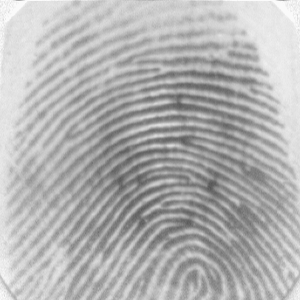
#> input picture assets/101_1.tif, 300 x 300 px
$ python -i ekstrakcja.py   (imports and definitions only)   (older library calls are emulated)
#> lines starting #> are read from the running program, lines starting #| are printed output that depends on the picture; after the words box and inside, x2 and y2 are one past the last pixel; in counts of white or black regions, pixels touching at a corner belong together
import math
import cv2
import numpy as np
import json
from scipy.signal import wiener
import os


#przetwarzanie obrazu
def preprocess(img):
    # konwersja do skali szarości
    img_gray = cv2.cvtColor(img, cv2.COLOR_BGR2GRAY)

    # normalizacja
    clahe = cv2.createCLAHE(clipLimit=1.0, tileGridSize=(8, 8))
    img_norm = clahe.apply(img_gray)

    # filtracja Gaborowa
    img_gabor = gabor_filter(img_norm)
    img_gabor = cv2.normalize(img_gabor, None, 0, 255, cv2.NORM_MINMAX).astype(np.uint8)

    # filtracja medianowa
    img_filtered = cv2.medianBlur(img_norm, 5)

    # progowanie - konwersja na obraz binarny
    img_thresh = cv2.adaptiveThreshold(img_filtered, 255, cv2.ADAPTIVE_THRESH_MEAN_C,
                                       cv2.THRESH_BINARY, 31, 5)

    # operacje morfologiczne - otwarcie
    kernel = np.ones((3, 3), np.uint8)
    img_morph = cv2.morphologyEx(img_thresh, cv2.MORPH_OPEN, kernel)

    # tworzenie mozaiki do wyświetlania obrazów
    img_mosaic = create_mosaic([img_gray, img_norm, img_gabor, img_morph], ["Gray", "CLAHE", "Gabor", "Morph"])

    # wyświetlenie mozaiki
    cv2.imshow("Etapy przetwarzania obrazu", img_mosaic)
    cv2.waitKey(0)
    cv2.destroyAllWindows()

    return img_morph


# Filtracja Gaborowa
def gabor_filter(img):
    ksize = 9
    sigma = 2.0
    lambd = 10.0
    gamma = 0.5
    psi = 0

    # orientacje filtrów
    thetas = [0, np.pi / 4, np.pi / 2, 3 * np.pi / 4]

    accum = np.zeros_like(img, dtype=np.float32)

    # filtracja dla różnych orientacji
    for theta in thetas:
        kernel = cv2.getGaborKernel(
            (ksize, ksize), sigma, theta, lambd, gamma, psi, ktype=cv2.CV_32F
        )
        filtered_img = cv2.filter2D(img, cv2.CV_32F, kernel)
        np.maximum(accum, filtered_img, accum)  # Maksymalizowanie wyników

    img_filtered = cv2.normalize(accum, None, 0, 255, cv2.NORM_MINMAX)
    img_filtered = np.uint8(img_filtered)

    return img_filtered


# tworzenie mozaiki - do wyświetlania obrazów
def create_mosaic(images, titles):
    resized_images = [cv2.resize(img, (300, 300)) for img in images]

    for i, img in enumerate(resized_images):
        cv2.putText(
            img,
            titles[i],
            (10, 30),
            cv2.FONT_HERSHEY_SIMPLEX,
            0.7,
            (255, 255, 255),
            2,
            cv2.LINE_AA,
        )

    mosaic = np.hstack(resized_images)
    return mosaic


# cienkowanie obrazu
def thinning(img):
    thinned = cv2.ximgproc.thinning(img)
    return thinned


# obliczanie orientacji minucji
# [296 lines left out: functions compute_orientation, create_full_white_mask, minutiae_extraction, minutiae_extraction_zero, align_images, save_minutiae and 5 more, not called in this run]

>>> import cv2
>>> picture = cv2.imread('../../assets/101_1.tif')
#> picture is the input picture: shape (300, 300, 3); min 86, max 250, mean 178.1
>>> result = preprocess(picture)
#> in preprocess, `img_norm = clahe.apply(img_gray)`:
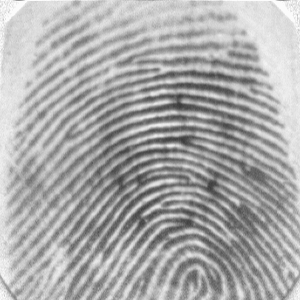
#> img_norm: shape (300, 300); min 58, max 251, mean 170.3
#> the loop in gabor_filter, `for theta in thetas:` made 4 passes
#> pass 1, in gabor_filter, `filtered_img = cv2.filter2D(img, cv2.CV_32F, kernel)`:
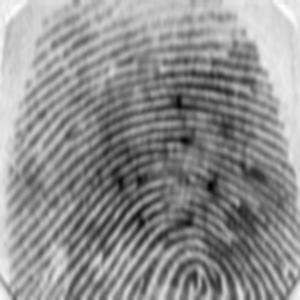
#> filtered_img: shape (300, 300) float32; min 1149.6, max 4457, mean 3013.3; drawn with min black and max white
#> pass 3, in gabor_filter, `filtered_img = cv2.filter2D(img, cv2.CV_32F, kernel)`:
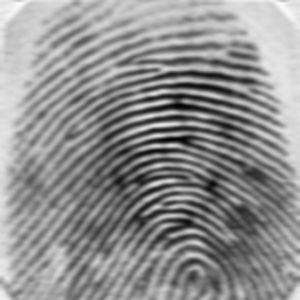
#> filtered_img: shape (300, 300) float32; min 1078.5, max 4507.4, mean 3013.3; drawn with min black and max white
#> after the loop in gabor_filter, `for theta in thetas:`:
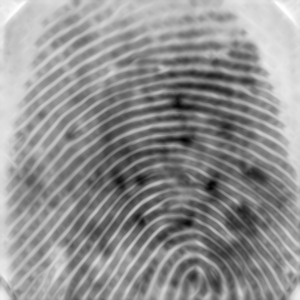
#> accum: shape (300, 300) float32; min 1584.4, max 5300.3, mean 3707.4; drawn with min black and max white
#> in preprocess, `img_thresh = cv2.adaptiveThreshold(img_filtered, 255, cv2.ADAPTIVE_THR..`:
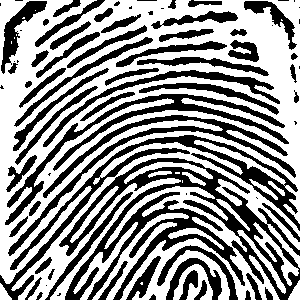
#> img_thresh: shape (300, 300); 57.3% white; 78 black regions (22 under 20 px), largest, box (x1, y1, x2, y2) and area: (59, 158, 300, 300) 10084, (0, 135, 300, 300) 4651, (5, 94, 289, 225) 3510
#> in preprocess, `kernel = np.ones((3, 3), np.uint8)`: kernel = [[1, 1, 1], [1, 1, 1], [1, 1, 1]]
#> in preprocess, `img_morph = cv2.morphologyEx(img_thresh, cv2.MORPH_OPEN, kernel)`:
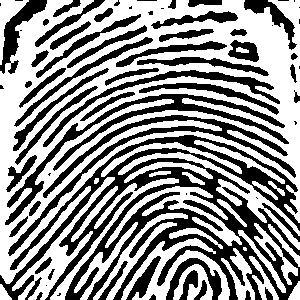
#> img_morph: shape (300, 300); 56.8% white; 70 black regions (19 under 20 px), largest, box (x1, y1, x2, y2) and area: (0, 135, 300, 300) 16516, (5, 94, 289, 225) 3527, (8, 115, 296, 256) 3199
#> in create_mosaic, `resized_images = [cv2.resize(img, (300, 300)) for img in images]`: resized_images = 4 items
#> the loop in create_mosaic, `for i, img in enumerate(resized_images):` made 4 passes
#> in create_mosaic, `mosaic = np.hstack(resized_images)`:
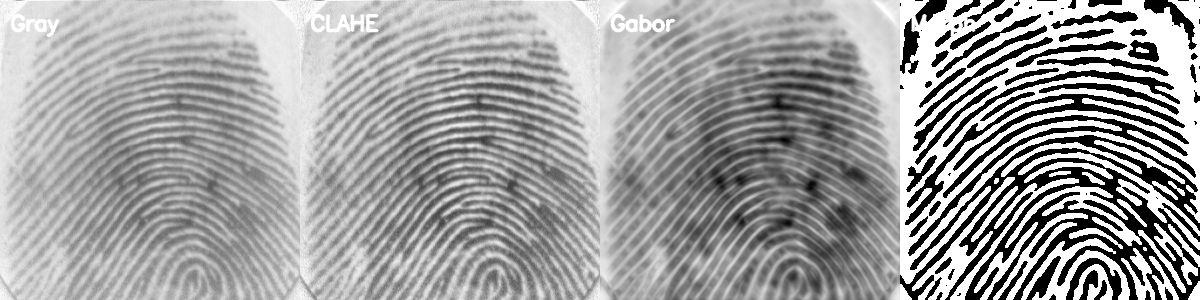
#> mosaic: shape (300, 1200); min 0, max 255, mean 160

$ run again, on assets/101_2.tif
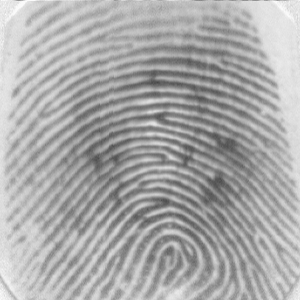
#> input picture assets/101_2.tif, 300 x 300 px
#> picture is the input picture: shape (300, 300, 3); min 71, max 250, mean 169.5
#> in preprocess, `img_thresh = cv2.adaptiveThreshold(img_filtered, 255, cv2.ADAPTIVE_THR..`:
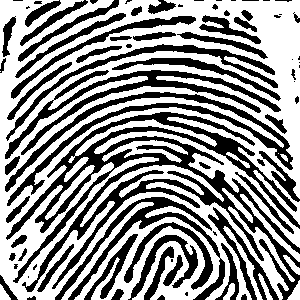
#> img_thresh: shape (300, 300); 57.2% white; 77 black regions (23 under 20 px), largest, box (x1, y1, x2, y2) and area: (6, 112, 300, 300) 12504, (5, 92, 293, 206) 3710, (5, 70, 281, 159) 3432
#> kernel = [[1, 1, 1], [1, 1, 1], [1, 1, 1]]
#> img_morph: shape (300, 300); 56.7% white; 58 black regions (16 under 20 px), largest, box (x1, y1, x2, y2) and area: (6, 112, 300, 300) 13773, (5, 70, 293, 206) 7328, (55, 197, 225, 300) 3736
#> resized_images = 4 items
#> the loop in create_mosaic, `for i, img in enumerate(resized_images):` made 4 passes
#> in create_mosaic, `mosaic = np.hstack(resized_images)`:
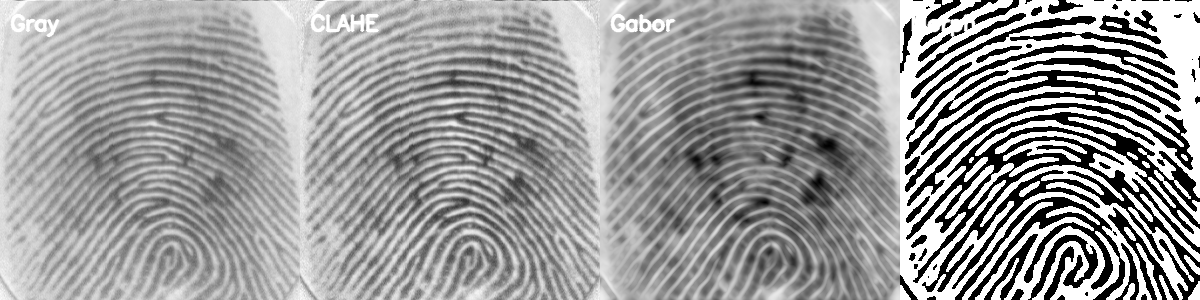
#> mosaic: shape (300, 1200); min 0, max 255, mean 154.9

$ run again, on assets/101_3.tif
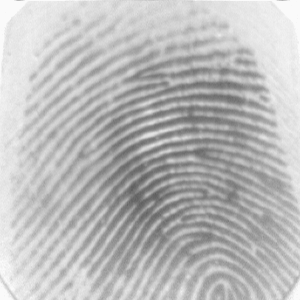
#> input picture assets/101_3.tif, 300 x 300 px
#> picture is the input picture: shape (300, 300, 3); min 94, max 250, mean 186.8
#> in preprocess, `img_thresh = cv2.adaptiveThreshold(img_filtered, 255, cv2.ADAPTIVE_THR..`:
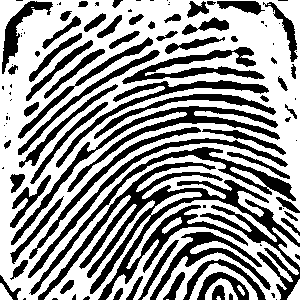
#> img_thresh: shape (300, 300); 59.3% white; 109 black regions (46 under 20 px), largest, box (x1, y1, x2, y2) and area: (38, 162, 300, 300) 8720, (11, 106, 280, 245) 3115, (29, 147, 296, 295) 2268
#> kernel = [[1, 1, 1], [1, 1, 1], [1, 1, 1]]
#> img_morph: shape (300, 300); 58.8% white; 85 black regions (30 under 20 px), largest, box (x1, y1, x2, y2) and area: (29, 147, 300, 300) 11617, (11, 106, 288, 278) 6392, (122, 47, 265, 84) 1722
#> resized_images = 4 items
#> the loop in create_mosaic, `for i, img in enumerate(resized_images):` made 4 passes
#> in create_mosaic, `mosaic = np.hstack(resized_images)`:
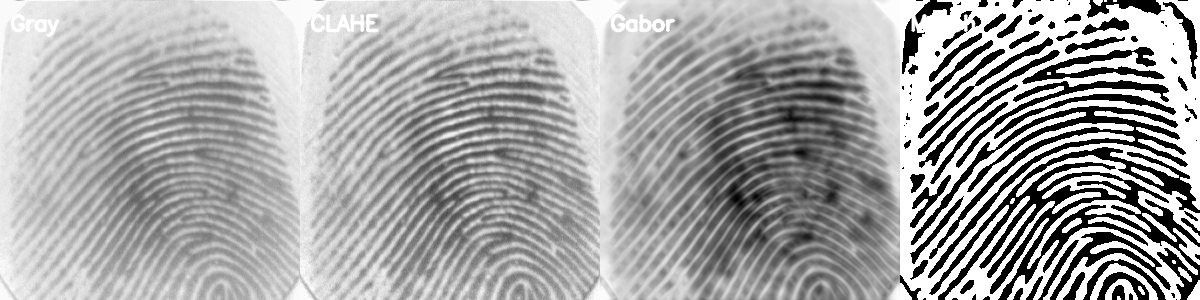
#> mosaic: shape (300, 1200); min 0, max 255, mean 166.4

$ run again, on assets/101_4.tif
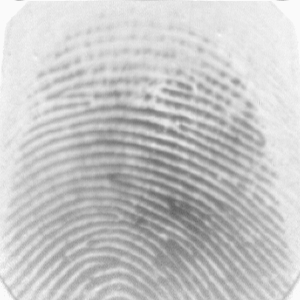
#> input picture assets/101_4.tif, 300 x 300 px
#> picture is the input picture: shape (300, 300, 3); min 100, max 250, mean 198.3
#> img_thresh: shape (300, 300); 62.4% white; 131 black regions (39 under 20 px), largest, box (x1, y1, x2, y2) and area: (0, 207, 240, 300) 4786, (45, 172, 300, 300) 3942, (12, 129, 285, 234) 2817
#> kernel = [[1, 1, 1], [1, 1, 1], [1, 1, 1]]
#> img_morph: shape (300, 300); 61.6% white; 104 black regions (26 under 20 px), largest, box (x1, y1, x2, y2) and area: (0, 205, 240, 300) 6008, (45, 172, 300, 300) 4437, (12, 129, 285, 234) 2831
#> resized_images = 4 items
#> the loop in create_mosaic, `for i, img in enumerate(resized_images):` made 4 passes
#> in create_mosaic, `mosaic = np.hstack(resized_images)`:
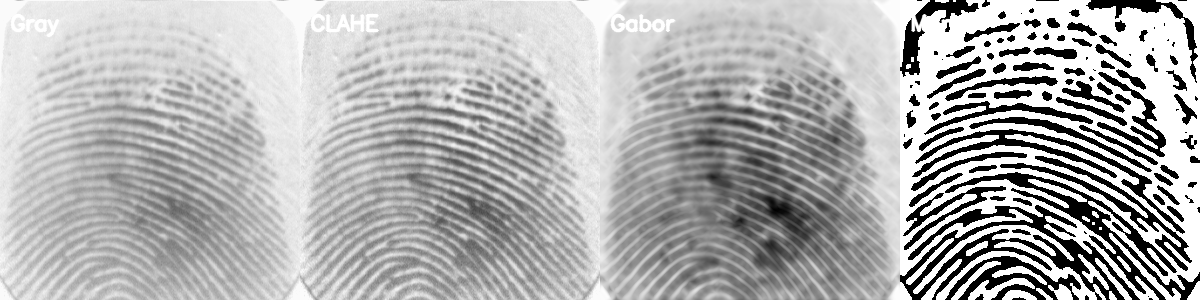
#> mosaic: shape (300, 1200); min 0, max 255, mean 177.6
